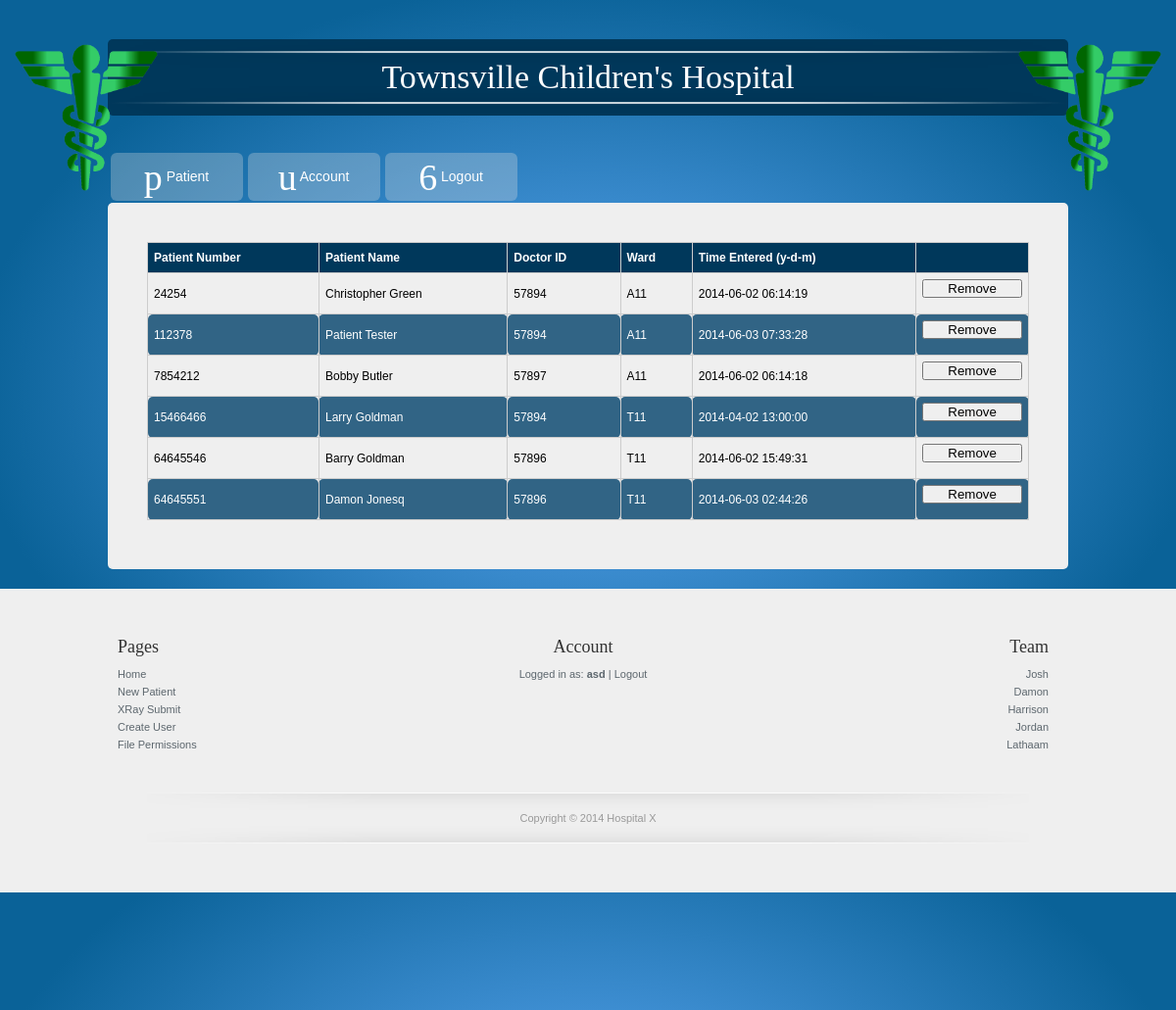
The page /ward.php (signed in) on the database its author committed.
### tables this page shows
CREATE TABLE IF NOT EXISTS `patientlocation` (
  `PatientNo` decimal(10,0) NOT NULL,
  `DoctorID` decimal(6,0) NOT NULL,
  `BedNo` decimal(3,0) DEFAULT NULL,
  `WardId` varchar(3) DEFAULT NULL,
  `EnterTime` timestamp NOT NULL DEFAULT CURRENT_TIMESTAMP,
  `ExitEst` datetime DEFAULT NULL,
  UNIQUE KEY `PatientNo` (`PatientNo`),
  KEY `WardId` (`WardId`),
  KEY `PatientLocation_ibfk_2_idx` (`DoctorID`),
  KEY `PatientLocation_ibfk_3_idx` (`PatientNo`)
);

### functions.php (called while the page is built, shortened)
<?php
	function singleSQL($sql, $mysqli){
		$p = mysqli_query($mysqli,$sql);
		$result = 0;
		if($p != NULL){
			$t = mysqli_fetch_array($p,MYSQLI_BOTH);
			$result = $t[0];
		}
		return $result;
	}
	function multiSQL($sql, $mysqli){
		$p = mysqli_query($mysqli,$sql);
		if($p != NULL){
			return $p;
		}
		else{
			return 0;
		}
	}
	function checkFilePermission($file, $mysqli){
		$file = basename($file, '.php');
		if(isset($_SESSION['User'])){
			$user = $_SESSION['User'];
			$t = singleSQL("SELECT Access FROM filepermissions WHERE FileName='$file'",$mysqli);
			$reqCodes = explode(",",$t);
			$t = singleSQL("SELECT AccessCode FROM users WHERE Username='$user'",$mysqli);
			$userCodes = explode(",",$t);
			if(in_array("SA", $userCodes) || in_array("AA", $reqCodes)){ return true; }
			for($i = 0; $i < count($userCodes); $i += 1){
				if(in_array($userCodes[$i], $reqCodes)){
					return true;
				}
			}
			return false;
		}
		return false;
	}
?>

### ward.php (the view)
<?php
	include 'header.php';
	if(checkFilePermission(__FILE__, $mysqli)){
?>
			<?php
			if(isset($_POST['delID'])){
				$del = $_POST['delID'];
				$h = runSQL("DELETE FROM patientlocation WHERE PatientNo=$del",$mysqli);
				echo 'Patient ' . $del . ' released.';
			} else{ ?>
				<table>
					<tr>
					<th>Patient Number</th>
					<th>Patient Name</th>
					<th>Doctor ID</th>
					<th>Ward</th>
					<th>Time Entered (y-d-m)</th>
					<th></th>
					</tr>
					<?php
						$s = multiSQL("SELECT patientlocation.PatientNo, CONCAT(patients.Firstname,' ',patients.Lastname) as name, patientlocation.DoctorID, patientlocation.WardId, patientlocation.EnterTime
							FROM patientlocation
							LEFT JOIN patients
							ON patients.PatientNO=patientlocation.PatientNo ORDER BY WardId",$mysqli);
						while($rows = mysqli_fetch_array($s,MYSQLI_BOTH)){
							echo '
							<tr>
								<td>'.$rows['PatientNo'].'</td>
								<td>'.$rows['name'].'</td>
								<td>'.$rows['DoctorID'].'</td>
								<td>'.$rows['WardId'].'</td>
								<td>'.$rows['EnterTime'] . '</td>
								<td><form action="./ward.php" method="post"><input type="hidden" name="delID" value="' . $rows['PatientNo'] . '"><input id="rem" type="submit" value="Remove"></form></td>
							</tr>';
						}
					?>
				</table>
				<?php } ?>
<?php } else { include 'permissionDenied.html'; } ?>
<?php include 'footer.php'; ?>

### style.css (style rules this page uses)
* { margin:0; padding:0; }
body { margin: 0; padding: 20px 0 0 0; color: #ccc; font-family: Verdana, Arial, Helvetica, sans-serif; font-size: 12px; line-height: 18px; background: -moz-radial-gradient(center, ellipse cover, #60abf8 0%, #0a6298 74%); background: -webkit-gradient(radial, center center, 0px, center center, 100%, color-stop(0%,#60abf8), color-stop(74%,#0a6298)); background: -webkit-radial-gradient(center, ellipse cover, #60abf8 0%,#0a6298 74%); background: -o-radial-gradient(center, ellipse cover, #60abf8 0%,#0a6298 74%); background: -ms-radial-gradient(center, ellipse cover, #60abf8 0%,#0a6298 74%); background: radial-gradient(ellipse at center, #60abf8 0%,#0a6298 74%); filter: progid:DXImageTransform.Microsoft.gradient( startColorstr='#60abf8', endColorstr='#0a6298',GradientType=1 ); }
input { margin-bottom: 10px }
table { width: 100%; border-collapse: collapse; }
tr:nth-of-type(odd) { background: #316485; color: white; }
tr:nth-of-type(even) { color: black; }
th { background: #00385b; color: white; font-weight: bold; }
td, th { padding: 6px; border: 1px solid #ccc; text-align: left; }
td { border-radius:5px; }
#rem { width: 100%; height: 100%; }

### rows shown on the page
patientlocation: PatientNo "24254", name "Christopher Green", DoctorID "57894", WardId "A11", EnterTime "2014-06-02 06:14:19"
patientlocation: PatientNo "112378", name "Patient Tester", DoctorID "57894", WardId "A11", EnterTime "2014-06-03 07:33:28"
patientlocation: PatientNo "7854212", name "Bobby Butler", DoctorID "57897", WardId "A11", EnterTime "2014-06-02 06:14:18"
patientlocation: PatientNo "15466466", name "Larry Goldman", DoctorID "57894", WardId "T11", EnterTime "2014-04-02 13:00:00"
patientlocation: PatientNo "64645546", name "Barry Goldman", DoctorID "57896", WardId "T11", EnterTime "2014-06-02 15:49:31"
patientlocation: PatientNo "64645551", name "Damon Jonesq", DoctorID "57896", WardId "T11", EnterTime "2014-06-03 02:44:26"

### other values the page prints
$_SESSION['User'] "asd"
